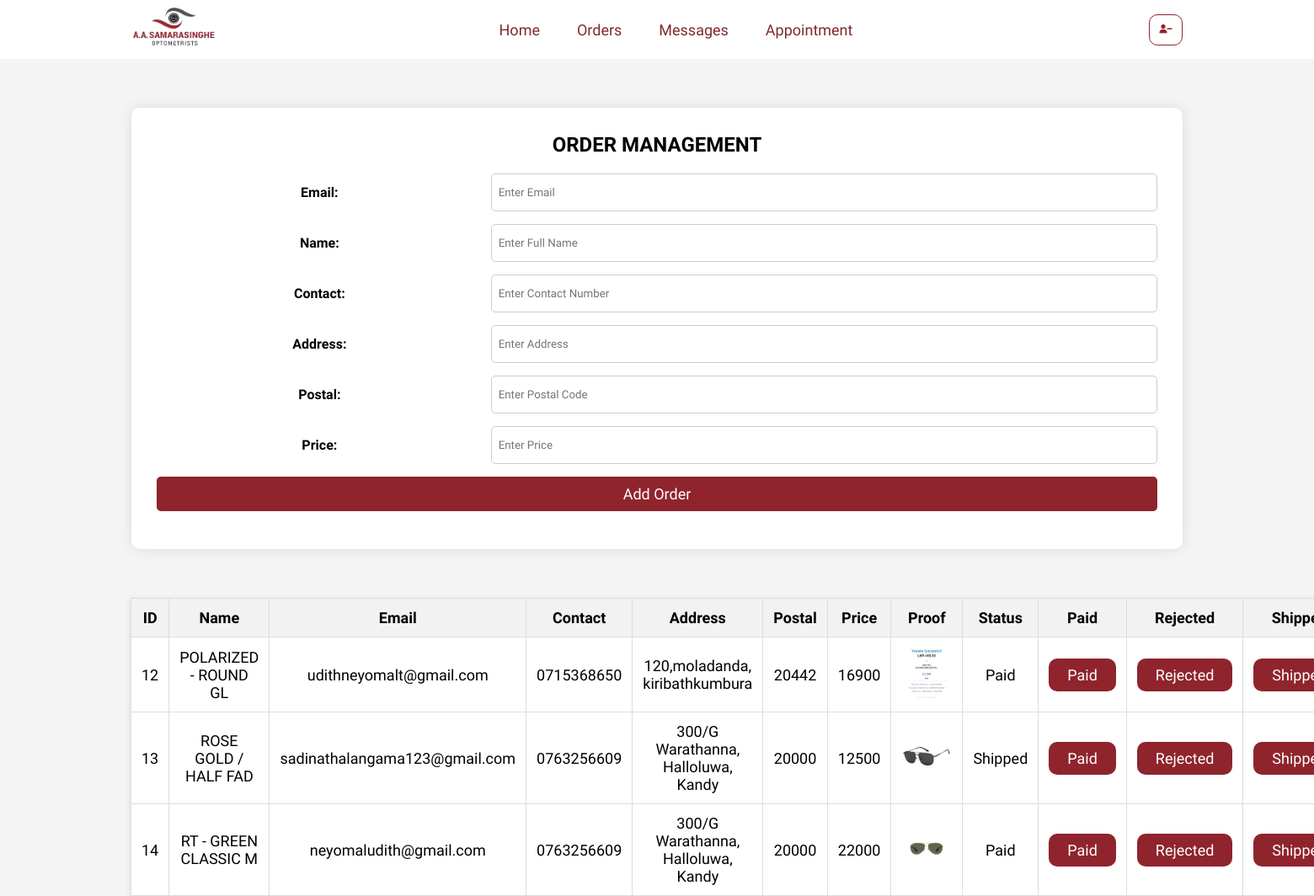
Screenshot of /Staff/orders.php with the database file from the repository.
### tables this page shows
CREATE TABLE `orders` (
  `OrderID` int(11) NOT NULL,
  `Email` varchar(50) NOT NULL,
  `Name` varchar(20) NOT NULL,
  `Contact` varchar(20) NOT NULL,
  `Delivery address` varchar(200) NOT NULL,
  `Postal` varchar(50) NOT NULL,
  `TotalPrice` varchar(100) NOT NULL,
  `Proof` varchar(200) NOT NULL,
  `Status` varchar(100) NOT NULL
);

### Staff/orders.php (the view, shortened to what this page needs)
<?php
include 'connect.php';
$alertMessage = "";
$sql = "SELECT * FROM orders";
$result = $conn->query($sql);
?>
<!DOCTYPE html>
<html lang="en">
<head>
    <link rel="stylesheet" href="customers.css">
    <link rel="stylesheet" href="https://unpkg.com/boxicons@latest/css/boxicons.min.css" />
    <link href="https://cdn.jsdelivr.net/npm/remixicon@4.2.0/fonts/remixicon.css" rel="stylesheet" />
</head>
<body onload="showAlert('<?php echo $alertMessage; ?>')">
<header id="top">
    <img src="../img/samarasinghe logo.png" alt="" class="logo" />
    <nav>
        <ul class="nav_links">
        <li><a href="staffHome.php">Home</a></li>
          <li><a href="orders.php">Orders</a></li>
          <li><a href="message.php">Messages</a></li>
          <li><a href="appointmentManage.php">Appointment</a></li>
        </ul>
    </nav>
    <p>
        <a href="../loginUI.php" class="logout-icon"><i class="bx bxs-user-minus"></i></a>
    </p>
</header>
<div class="center-container">
    <form class="product-form" method="POST" enctype="multipart/form-data">
        <h2 style="margin-bottom: 20px;">ORDER MANAGEMENT</h2>
        <div class="form-group">
            <label for="email">Email:</label>
            <input type="text" id="email" name="email" placeholder="Enter Email" value="<?php echo isset($order['Email']) ? $order['Email'] : ''; ?>">
        </div>
        <div class="form-group">
            <label for="name">Name:</label>
            <input type="text" id="name" name="name" placeholder="Enter Full Name" value="<?php echo isset($order['Name']) ? $order['Name'] : ''; ?>">
        </div>
        <div class="form-group">
            <label for="contact">Contact:</label>
            <input type="text" id="contact" name="contact" placeholder="Enter Contact Number" value="<?php echo isset($order['Contact']) ? $order['Contact'] : ''; ?>">
        </div>
        <div class="form-group">
            <label for="address">Address:</label>
            <input type="text" id="address" name="address" placeholder="Enter Address" value="<?php echo isset($order['Delivery address']) ? $order['Delivery address'] : ''; ?>">
        </div>
        <div class="form-group">
            <label for="postal">Postal:</label>
            <input type="text" id="postal" name="postal" placeholder="Enter Postal Code" value="<?php echo isset($order['Postal']) ? $order['Postal'] : ''; ?>">
        </div>
        <div class="form-group">
            <label for="Price">Price:</label>
            <input type="text" id="Price" name="Price" placeholder="Enter Price" value="<?php echo isset($order['TotalPrice']) ? $order['TotalPrice'] : ''; ?>">
        </div>
        <div class="form-group">
            <button type="submit" name="update"><?php echo isset($order) ? 'Update Order' : 'Add Order'; ?></button>
        </div>
    </form>
</div>
<table>
    <thead>
        <tr>
            <th>ID</th>
            <th>Name</th>
            <th>Email</th>
            <th>Contact</th>
            <th>Address</th>
            <th>Postal</th>
            <th>Price</th>
            <th>Proof</th>
            <th>Status</th>
            <th>Paid</th>
            <th>Rejected</th>
            <th>Shipped</th>
        </tr>
    </thead>
    <tbody>
        <?php
        if ($result->num_rows > 0) {
            while($row = $result->fetch_assoc()) {
                echo "<tr>";
                echo "<td>" . $row['OrderID'] . "</td>";
                echo "<td>" . $row['Name'] . "</td>";
                echo "<td>" . $row['Email'] . "</td>";
                echo "<td>" . $row['Contact'] . "</td>";
                echo "<td>" . $row['Delivery address'] . "</td>";
                echo "<td>" . $row['Postal'] . "</td>";
                echo "<td>" . $row['TotalPrice'] . "</td>";
                echo "<td><img src='../uploads/" . $row['Proof'] . "' width='100' /></td>";
                echo "<td>" . $row['Status'] . "</td>";
                echo "<td><a href='orders.php?action=paid&id=" . $row['OrderID'] . "'>Paid</a></td>";
                echo "<td><a href='orders.php?action=rejected&id=" . $row['OrderID'] . "'>Rejected</a></td>";
                echo "<td><a href='orders.php?action=shipped&id=" . $row['OrderID'] . "'>Shipped</a></td>";
                echo "</tr>";
            }
        } else {
            echo "<tr><td colspan='13'>No orders found</td></tr>";
        }
        ?>
    </tbody>
</table>
</body>
</html>

### Staff/customers.css (style rules this page uses)
* { padding: 0; margin: 0; box-sizing: border-box; list-style: none; text-decoration: none; font-family: "Afacad", sans-serif; }
body { background-color: #f4f4f4; justify-content: center; align-items: center; height: 100vh; }
html { scroll-behavior: smooth; }
:root { --bg--color: #ffffff; --text-color: #111111; --main-color: #333333; --other-color: #8e8e8e; --second-color: #1d1d1d; --brown-color: #bfa57d; --darkred-color: #4d060c; --lightred-color: #8f242d; }
li, a, button { font-weight: 500; font-size: 18px; color: #802a2a; }
header { display: flex; justify-content: space-between; align-items: center; padding: 5px 10%; background-color: var(--bg--color); position: sticky; top: 0; z-index: 1000; }
.logo { width: 100px; cursor: pointer; }
.nav_links { list-style: none; }
.nav_links li { display: inline-block; padding: 0px 20px; }
.nav_links li a { transition: all 0.3s ease; }
button { padding: 9px 25px; background-color: #8f242d; border: none; border-radius: 15px; color: var(--bg--color); cursor: pointer; transition: all 0.3s ease; }
.logout-icon { margin-left: 15px; color: #8f242d; border: 1px solid #8f242d; padding: 7px 10px; border-radius: 10px; transition: all 0.5s ease; }
.center-container { display: flex; justify-content: center; align-items: center; height: 80vh; width: 100%; }
.product-form { background-color: white; padding: 30px; border-radius: 10px; box-shadow: 0 0 15px rgba(0, 0, 0, 0.1); width: 80%; text-align: center; }
.form-group { display: flex; justify-content: space-between; align-items: center; margin-bottom: 15px; }
.form-group label { flex: 1; font-weight: bold; margin-right: 10px; text-align: center; }
.form-group input, .form-group select, .form-group textarea { flex: 2; padding: 8px; border: 1px solid #ccc; border-radius: 5px; height: 45px; }
.form-group button { width: 100%; padding: 10px; background-color: #8f242d; color: white; border: none; border-radius: 5px; cursor: pointer; }
table { border-collapse: collapse; margin-left: 155px; padding: 40px; font-size: 18px; text-align: center; background-color: white; box-shadow: 0 2px 8px rgba(0, 0, 0, 0.1); justify-content: center; align-items: center; height: 40vh; width: 80%; }
th, td { padding: 12px; border: 1px solid #ddd; }
th { background-color: #f2f2f2; font-weight: bold; }
img { width: 60px; height: 60px; object-fit: cover; }
table a { background-color: #8f242d; color: white; border: none; padding: 9px 22px; border-radius: 10px; cursor: pointer; transition: all 0.3s ease; }

### rows the page displays
orders: OrderID "12", Name "POLARIZED - ROUND GL", Email "udithneyomalt@gmail.com", Contact "0715368650", Delivery address "120,moladanda, kiribathkumbura", Postal "20442", TotalPrice "16900", Proof (picture), Status "Paid"
orders: OrderID "13", Name "ROSE GOLD / HALF FAD", Email "sadinathalangama123@gmail.com", Contact "0763256609", Delivery address "300/G Warathanna, Halloluwa, Kandy", Postal "20000", TotalPrice "12500", Proof (picture), Status "Shipped"
orders: OrderID "14", Name "RT - GREEN CLASSIC M", Email "neyomaludith@gmail.com", Contact "0763256609", Delivery address "300/G Warathanna, Halloluwa, Kandy", Postal "20000", TotalPrice "22000", Proof (picture), Status "Paid"
